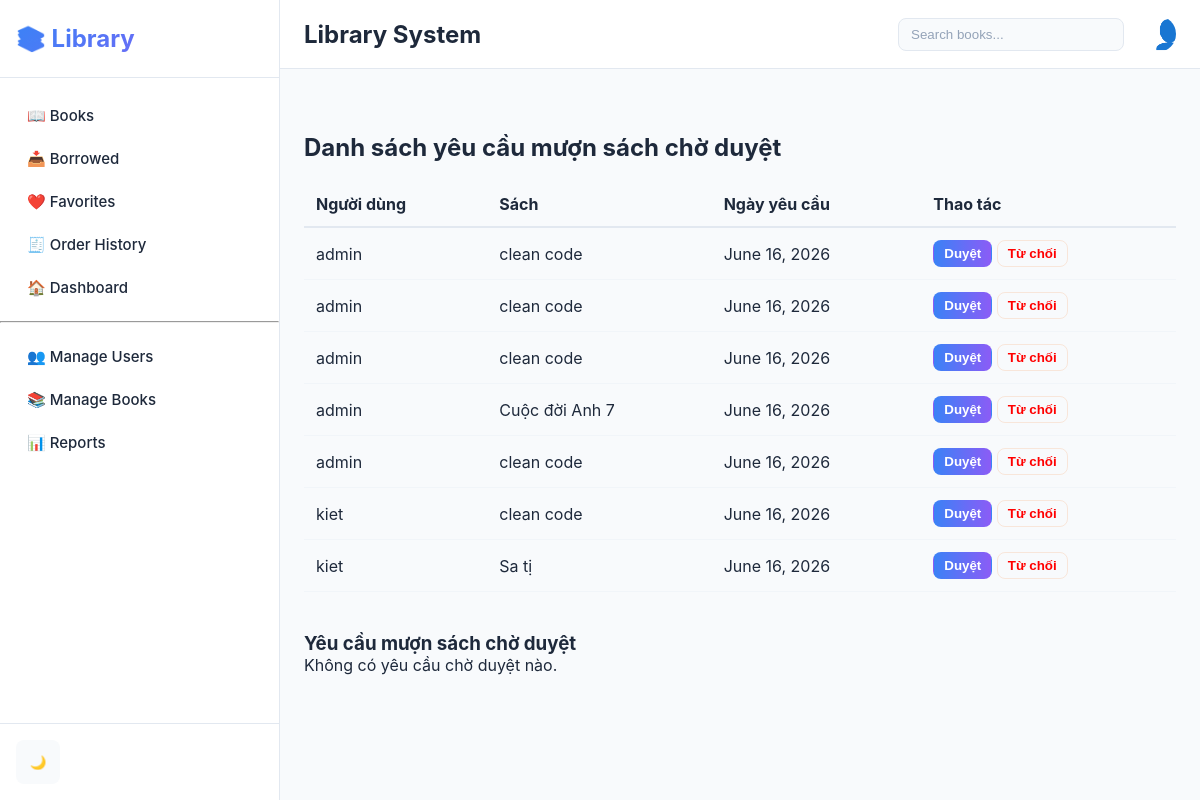
Screenshot of /staff/borrow-requests/ (signed in) with the database file from the repository.
### chatbot/models.py (models this page shows, shortened)
class Borrow(models.Model):
    STATUS_CHOICES = (
        ('pending', 'Đang chờ duyệt'),
        ('approved', 'Đã duyệt'),
        ('rejected', 'Từ chối'),
    )
    user = models.ForeignKey(User, on_delete=models.CASCADE)
    book = models.ForeignKey(Book, on_delete=models.CASCADE)
    borrow_date = models.DateField()
    due_date = models.DateField()
    return_date = models.DateField(
        null=True,
        blank=True
    )
    status = models.CharField(max_length=20, choices=STATUS_CHOICES, default='pending')

class Book(models.Model):
    CATEGORY_CHOICES = [
        ("tech", "Công nghệ"),
        ("fiction", "Văn học"),
        ("selfhelp", "Tự phát triển"),
        ("business", "Kinh doanh"),
    ]
    title = models.CharField(max_length=200)
    author = models.CharField(max_length=100)
    description = models.TextField()
    published_year = models.IntegerField()
    category = models.CharField(
        max_length=20,
        choices=CATEGORY_CHOICES,
        default='tech'
    )
    quantity = models.IntegerField(default=0)
    available = models.IntegerField(default=0)
    price = models.DecimalField(max_digits=8, decimal_places=2, default=0.00)
    image = models.ImageField(upload_to='image/', blank=True, null=True)
    created_at = models.DateTimeField(auto_now_add=True)

### chatbot/views.py (the view)
# urls.py: path("staff/borrow-requests/", views.admin_borrow_requests, name='admin_borrow_requests'),
@login_required
def admin_borrow_requests(request):
    if not request.user.is_staff:
        return HttpResponseForbidden()
    pending_borrows = Borrow.objects.filter(status='pending').select_related('book', 'user')
    return render(request, 'admin/borrow_requests.html', {'borrows': pending_borrows})

### templates/admin/borrow_requests.html (shortened to what this page needs)
{% extends 'base.html' %}
{% block content %}
<div class="container" style="max-width: 900px; margin: 40px auto;">
    <h2>Danh sách yêu cầu mượn sách chờ duyệt</h2>
    <table style="width: 100%; border-collapse: collapse; margin-top: 20px;">
        <thead>
            <tr style="border-bottom: 2px solid #e2e8f0; text-align: left;">
                <th style="padding: 12px;">Người dùng</th>
                <th style="padding: 12px;">Sách</th>
                <th style="padding: 12px;">Ngày yêu cầu</th>
                <th style="padding: 12px;">Thao tác</th>
            </tr>
        </thead>
        <tbody>
            {% for borrow in borrows %}
            <tr style="border-bottom: 1px solid #f1f5f9;">
                <td style="padding: 12px;">{{ borrow.user.username }}</td>
                <td style="padding: 12px;">{{ borrow.book.title }}</td>
                <td style="padding: 12px;">{{ borrow.borrow_date }}</td>
                <td style="padding: 12px;">
                    <form method="post" action="{% url 'admin_approve_borrow' borrow.id %}" style="display: inline;">
                        <button type="submit" class="btn btn-primary" style="padding: 5px 10px;">Duyệt</button>
                    </form>
                    <form method="post" action="{% url 'admin_reject_borrow' borrow.id %}" style="display: inline;">
                        <button type="submit" class="btn btn-outline" style="padding: 5px 10px; color: red;">Từ chối</button>
                    </form>
                </td>
            </tr>
            {% empty %}
            <tr><td colspan="4" style="padding: 20px;">Không có yêu cầu nào đang chờ.</td></tr>
            {% endfor %}
        </tbody>
    </table>
</div>
<div class="report-section">
    <h3>Yêu cầu mượn sách chờ duyệt</h3>
    {% if pending_borrows %}
        <ul>
            {% for b in pending_borrows %}
                <li>{{ b.user.username }} muốn mượn: <strong>{{ b.book.title }}</strong>
                    <a href="{% url 'admin_borrow_requests' %}">Đi đến duyệt</a>
                </li>
            {% endfor %}
        </ul>
    {% else %}
        <p>Không có yêu cầu chờ duyệt nào.</p>
    {% endif %}
</div>
{% endblock %}

### static/css/styles.css (style rules this page uses)
:root { --primary: #3b82f6; --primary-dark: #1e40af; --secondary: #8b5cf6; --accent: #f97316; --bg-light: #f8fafc; --bg-dark: #1e293b; --card-light: #ffffff; --card-dark: #334155; --text-light: #1e293b; --text-dark: #f1f5f9; --border-light: #e2e8f0; --border-dark: #475569; --shadow: 0 4px 6px rgba(0, 0, 0, 0.1), 0 2px 4px rgba(0, 0, 0, 0.06); --shadow-lg: 0 20px 25px rgba(0, 0, 0, 0.1); }
* { margin: 0; padding: 0; box-sizing: border-box; }
html, body { height: 100%; }
body { font-family: 'Inter', -apple-system, BlinkMacSystemFont, 'Segoe UI', Roboto, sans-serif; background-color: var(--bg-light); color: var(--text-light); transition: all 0.3s ease; }
.btn-primary { background: linear-gradient(90deg,var(--primary),var(--secondary)); color:white; padding:10px 14px; border-radius:8px; border:none }
.btn-outline { background: transparent; border:1px solid #f97316; color:#f97316; padding:10px 14px; border-radius:8px }
.btn { display: inline-flex; align-items: center; gap: 8px; padding: 8px 12px; border-radius: 8px; border: 1px solid transparent; background: var(--primary); color: white; cursor: pointer; font-weight: 600; transition: all 0.15s ease; }
.btn-primary { background: linear-gradient(90deg,var(--primary),var(--secondary)); color: white; border-color: transparent }
.btn-outline { background: transparent; color: var(--accent); border-color: rgba(249,115,22,0.15) }

### rows the page displays
Borrow: user.username "admin", book "clean code", borrow_date "June 16, 2026"
Borrow: user.username "admin", book "clean code", borrow_date "June 16, 2026"
Borrow: user.username "admin", book "clean code", borrow_date "June 16, 2026"
Borrow: user.username "admin", book "Cuộc đời Anh 7", borrow_date "June 16, 2026"
Borrow: user.username "admin", book "clean code", borrow_date "June 16, 2026"
Borrow: user.username "kiet", book "clean code", borrow_date "June 16, 2026"
Borrow: user.username "kiet", book "Sa tị", borrow_date "June 16, 2026"
